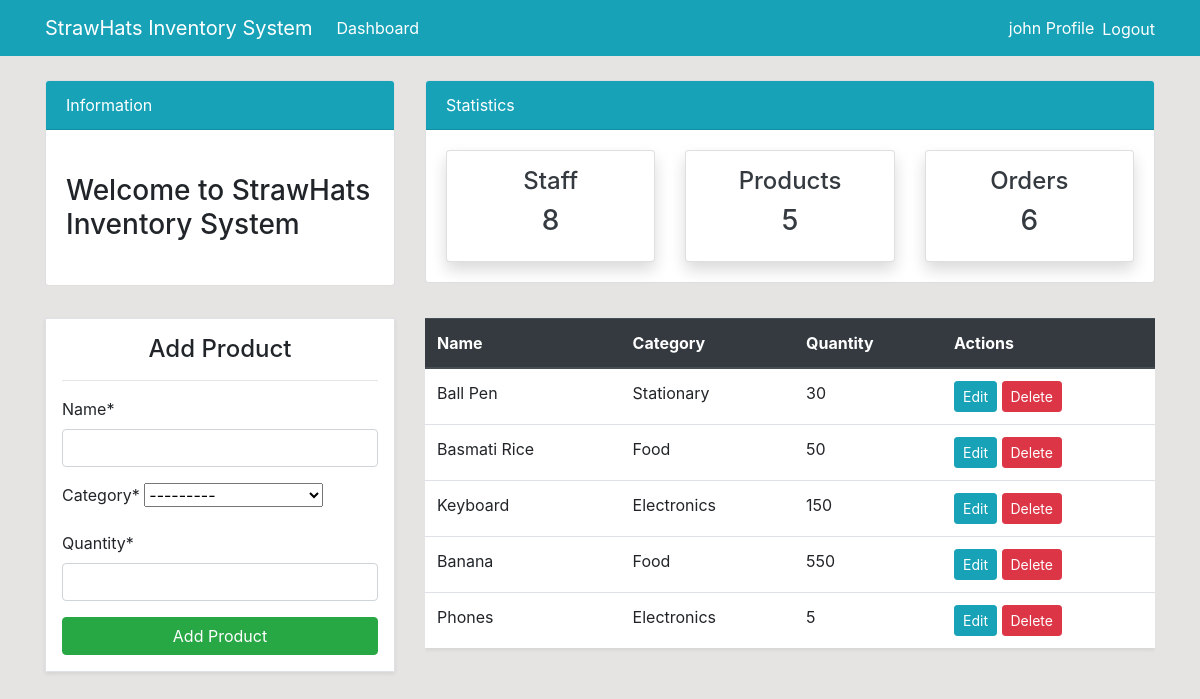
Screenshot of /product/ (signed in) with the database file from the repository.
### dashboard/models.py (models this page shows, shortened)
class Product(models.Model):
    name = models.CharField(max_length=100, null=True)
    category=models.CharField(max_length=20, choices=CATEGORY, null=True)
    quantity=models.PositiveIntegerField(null=True)
    class Meta:
        verbose_name_plural = 'Product'

### dashboard/views.py (the view)
# urls.py: path('product/', views.product, name='dashboard-product'),
@login_required
def product(request):
    products = Product.objects.all()
    products_count = products.count()
    orders_count = Order.objects.all().count()
    workers_count = User.objects.all().count()
    if request.method == 'POST':
        form = ProductForm(request.POST)
        if form.is_valid():
            product = form.save()
            product_name = product.name
            messages.success(request, f'Product "{product_name}" has been successfully added!')
            return redirect('dashboard-product')
        else:
            messages.error(request, 'Failed to add the product. Please check the form for errors.')
    else:
        form = ProductForm()
    if not products.exists():
        messages.info(request, 'No products are currently available. Start by adding a new product!')
    context = {
        'items': products,
        'form': form,
        'workers_count' :workers_count,
        'orders_count' :orders_count,
        'products_count' : products_count,
    }
    return render(request, 'dashboard/product.html', context)

### dashboard/forms.py
class ProductForm(forms.ModelForm):
    class Meta:
        model = Product
        fields = ['name', 'category', 'quantity']

### templates/dashboard/product.html (shortened to what this page needs)
{% extends 'partials/base.html' %}
{% load crispy_forms_tags %}
{% block content %}
{% include 'partials/topnav.html' %}
<div class="container">
    <div class="row my-4">
        <div class="col-md-4">
            <div class="border bg-white p-3 shadow-sm">
                <h4 class="text-center">Add Product</h4>
                <hr>
                <form method="POST">
                    {{ form|crispy }}
                    <button class="btn btn-success w-100" type="submit">Add Product</button>
                </form>
            </div>
        </div>
        <div class="col-md-8">
            <div class="table-responsive">
                <table class="table table-hover bg-white shadow-sm">
                    <thead class="thead-dark">
                        <tr>
                            <th scope="col">Name</th>
                            <th scope="col">Category</th>
                            <th scope="col">Quantity</th>
                            <th scope="col">Actions</th>
                        </tr>
                    </thead>
                    <tbody>
                        {% if items %}
                        {% for item in items %}
                        <tr>
                            <td>{{ item.name }}</td>
                            <td>{{ item.category }}</td>
                            <td>{{ item.quantity }}</td>
                            <td>
                                <a class="btn btn-info btn-sm" href="{% url 'dashboard-product-update' item.id %}">Edit</a>
                                <a class="btn btn-danger btn-sm" href="{% url 'dashboard-product-delete' item.id %}">Delete</a>
                            </td>
                        </tr>
                        {% endfor %}
                        {% else %}
                        <tr>
                            <td colspan="4" class="text-center text-muted">No products found. Add a product to get started!</td>
                        </tr>
                        {% endif %}
                    </tbody>
                </table>
            </div>
        </div>
    </div>
</div>
{% endblock %}

### templates/partials/nav.html (shortened to what this page needs)
<nav class="navbar navbar-expand-lg navbar-info bg-info">
    <div class="container">
        <a class="navbar-brand text-white" href="{% url 'dashboard-index' %}">StrawHats Inventory System</a>
        <div class="collapse navbar-collapse" id="navbarSupportedContent">
            {% if user.is_authenticated %}
            <ul class="navbar-nav mr-auto">
                <li class="nav-item d-flex align-items-center">
                    <a class="nav-link text-white" href="{% url 'dashboard-index' %}">Dashboard </a>
                </li>
            </ul>
            <ul class="navbar-nav ml-auto">
                <li class="nav-item d-flex align-items-center">
                    <a class="nav-link text-white" href="{% url 'user-profile' %}">{{ user.username}} Profile </a>
                </li>
                <li class="nav-item d-flex align-items-center">
                    <form method="post" action="{% url 'user-logout' %}" class="d-inline">
                        <button type="submit" class="btn btn-link text-white" style="padding: 0; background: none; border: none; margin: 0;">
                            Logout
                        </button>
                    </form>
                </li>
            </ul>
            {% endif %}
        </div>
    </div>
</nav>

### static/style.css (style rules this page uses)
body { background: rgb(230, 227, 227); }

### rows the page displays
Product: name "Ball Pen", category "Stationary", quantity "30"
Product: name "Basmati Rice", category "Food", quantity "50"
Product: name "Keyboard", category "Electronics", quantity "150"
Product: name "Banana", category "Food", quantity "550"
Product: name "Phones", category "Electronics", quantity "5"

### other values shown
{{ user.username }} "john"
{{ workers_count }} "8"
{{ products_count }} "5"
{{ orders_count }} "6"
